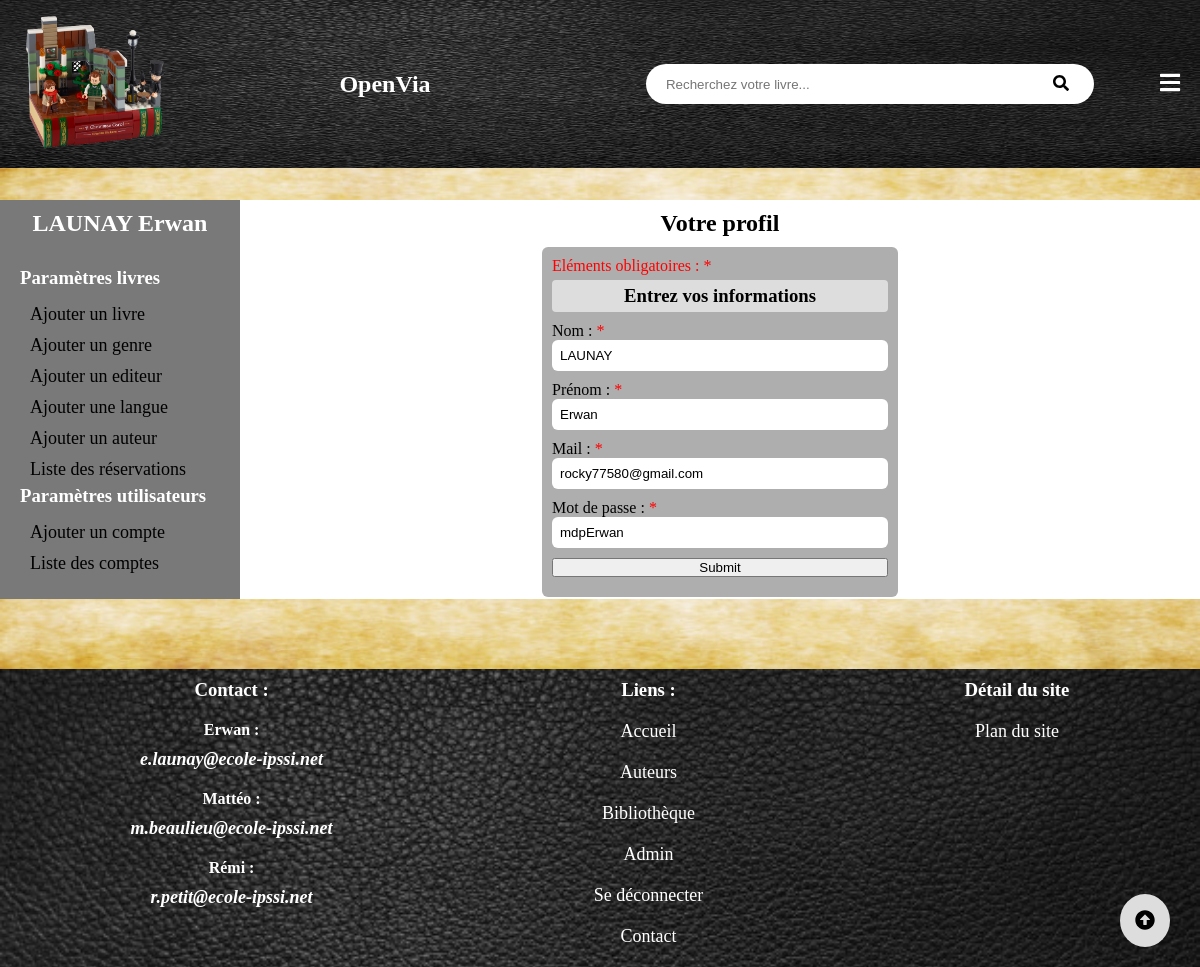
Screenshot of /admin/modifcompte.php?id=1 (signed in) with the database file from the repository.
### tables this page shows
CREATE TABLE IF NOT EXISTS `utilisateur` (
  `idUtilisateur` int(11) NOT NULL AUTO_INCREMENT,
  `idClient` int(11) NOT NULL,
  `admin` int(11) NOT NULL DEFAULT '0',
  `nom` varchar(50) DEFAULT NULL,
  `prenom` varchar(50) DEFAULT NULL,
  `email` varchar(50) DEFAULT NULL,
  `mdp` varchar(50) NOT NULL,
  `derniereCo` datetime DEFAULT NULL,
  PRIMARY KEY (`idUtilisateur`)
);

### admin/modifcompte.php (the view, shortened to what this page needs)
<?php require "../admin.php";
	$erreur = "Entrez vos informations";
	if (isset($_GET['id'])) {
		$requsers = $bdd->query('SELECT * FROM utilisateur WHERE idUtilisateur = ' . $_GET['id']);
		$requsers->setFetchMode(PDO::FETCH_ASSOC);
		$resusers = $requsers->fetch();
	}
?>
		<div class="droit">
			<h2>Votre profil</h2>
			<form method="POST" class="update">
				<div class="group-input">
					<p><span>Eléments obligatoires : *</span></p>
					<div class="erreur">
						<h3><?php echo $erreur; ?></h3>
					</div>
					<div class="form-input">
						<label for="nom">Nom : <span>*</span></label>
						<input type="text" class="pres-input" name="nom" value="<?php echo $resusers["nom"] ?>">
					</div>
					<div class="form-input">
						<label for="prenom">Pr&#233;nom : <span>*</span></label>
						<input type="text" class="pres-input" name="prenom" value="<?php echo $resusers["prenom"] ?>">
					</div>
					<div class="form-input">
						<label for="email">Mail : <span>*</span></label>
						<input type="email" class="pres-input" name="email" value="<?php echo $resusers["email"] ?>">
					</div>
					<div class="form-input">
						<label for="password">Mot de passe : <span>*</span></label>
						<input type="text" class="pres-input" name="password" value="<?php echo $resusers["mdp"] ?>" minlength="6">
					</div>
					<div class="form-input">
						<input type="submit" name="submit">
					</div>
				</div>
			</form>
		</div>
	</div>
</main>
<?php require "../Footer/footer.php"; ?>

### css/headerstyle.css (style rules this page uses)
* { margin: 0; padding: 0; text-decoration: none; outline: none; }
body { background-color: gray; }
h1,h2,h3,h4,h5,h6,dt,button { font-family: Eras Bold ITC; }
p,a,em,dd,li { font-family: Book Antiqua; }

### css/admin.css (style rules this page uses)
.gauche h2,.droit h2 { padding: 10px 0; text-align: center; }
.droit { background-color: white; width: 100%; }
.group-input { background-color: rgb(121,121,121,.6); margin: 0 auto; padding: 10px; border-radius: 6px; width: 35%; }
.group-input span { color: red; }
.form-input { display: flex; flex-direction: column; margin: 10px auto; width: 100%; }
.pres-input { padding: 8px; border-radius: 6px; border: none; }
.erreur { margin: 5px 0; background-color: #ddd; text-align: center; padding: 5px 0; border-radius: 4px; }

### css/footerstyle.css (style rules this page uses)
* { margin: 0; padding:0; }

### rows the page displays
utilisateur: nom "LAUNAY", prenom "Erwan", email "rocky77580@gmail.com", password "mdpErwan"

### other values shown
$_SESSION['nom'] "LAUNAY"
$_SESSION['prenom'] "Erwan"
$erreur "Entrez vos informations"
